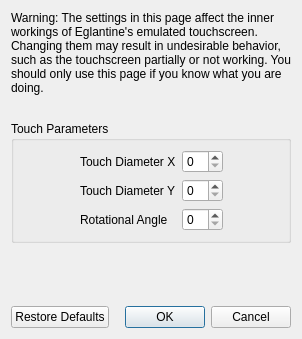
<?xml version="1.0" encoding="UTF-8"?>
<ui version="4.0">
 <class>ConfigureTouchscreenAdvanced</class>
 <widget class="QDialog" name="ConfigureTouchscreenAdvanced">
  <property name="geometry">
   <rect>
    <x>0</x>
    <y>0</y>
    <width>298</width>
    <height>339</height>
   </rect>
  </property>
  <property name="windowTitle">
   <string>Configure Touchscreen</string>
  </property>
  <layout class="QVBoxLayout" name="verticalLayout">
   <item>
    <widget class="QLabel" name="label_2">
     <property name="minimumSize">
      <size>
       <width>280</width>
       <height>0</height>
      </size>
     </property>
     <property name="text">
      <string>Warning: The settings in this page affect the inner workings of Eglantine's emulated touchscreen. Changing them may result in undesirable behavior, such as the touchscreen partially or not working. You should only use this page if you know what you are doing.</string>
     </property>
     <property name="wordWrap">
      <bool>true</bool>
     </property>
    </widget>
   </item>
   <item>
    <spacer name="verticalSpacer_2">
     <property name="orientation">
      <enum>Qt::Vertical</enum>
     </property>
     <property name="sizeType">
      <enum>QSizePolicy::Fixed</enum>
     </property>
     <property name="sizeHint" stdset="0">
      <size>
       <width>20</width>
       <height>20</height>
      </size>
     </property>
    </spacer>
   </item>
   <item>
    <widget class="QGroupBox" name="gridGroupBox">
     <property name="title">
      <string>Touch Parameters</string>
     </property>
     <layout class="QGridLayout" name="gridLayout">
      <item row="0" column="0">
       <spacer name="horizontalSpacer">
        <property name="orientation">
         <enum>Qt::Horizontal</enum>
        </property>
        <property name="sizeHint" stdset="0">
         <size>
          <width>40</width>
          <height>20</height>
         </size>
        </property>
       </spacer>
      </item>
      <item row="1" column="1">
       <widget class="QLabel" name="label_4">
        <property name="text">
         <string>Touch Diameter Y</string>
        </property>
       </widget>
      </item>
      <item row="0" column="3">
       <spacer name="horizontalSpacer_2">
        <property name="orientation">
         <enum>Qt::Horizontal</enum>
        </property>
        <property name="sizeHint" stdset="0">
         <size>
          <width>40</width>
          <height>20</height>
         </size>
        </property>
       </spacer>
      </item>
      <item row="0" column="1">
       <widget class="QLabel" name="label_3">
        <property name="text">
         <string>Touch Diameter X</string>
        </property>
       </widget>
      </item>
      <item row="2" column="1">
       <widget class="QLabel" name="label_5">
        <property name="text">
         <string>Rotational Angle</string>
        </property>
       </widget>
      </item>
      <item row="0" column="2">
       <widget class="QSpinBox" name="diameter_x_box"/>
      </item>
      <item row="1" column="2">
       <widget class="QSpinBox" name="diameter_y_box"/>
      </item>
      <item row="2" column="2">
       <widget class="QSpinBox" name="angle_box"/>
      </item>
     </layout>
    </widget>
   </item>
   <item>
    <spacer name="verticalSpacer">
     <property name="orientation">
      <enum>Qt::Vertical</enum>
     </property>
     <property name="sizeHint" stdset="0">
      <size>
       <width>20</width>
       <height>40</height>
      </size>
     </property>
    </spacer>
   </item>
   <item>
    <layout class="QHBoxLayout" name="horizontalLayout">
     <item>
      <widget class="QPushButton" name="restore_defaults_button">
       <property name="text">
        <string>Restore Defaults</string>
       </property>
      </widget>
     </item>
     <item>
      <widget class="QDialogButtonBox" name="buttonBox">
       <property name="standardButtons">
        <set>QDialogButtonBox::Cancel|QDialogButtonBox::Ok</set>
       </property>
      </widget>
     </item>
    </layout>
   </item>
  </layout>
 </widget>
 <resources/>
 <connections>
  <connection>
   <sender>buttonBox</sender>
   <signal>accepted()</signal>
   <receiver>ConfigureTouchscreenAdvanced</receiver>
   <slot>accept()</slot>
  </connection>
  <connection>
   <sender>buttonBox</sender>
   <signal>rejected()</signal>
   <receiver>ConfigureTouchscreenAdvanced</receiver>
   <slot>reject()</slot>
   </connection>
 </connections>
</ui>
